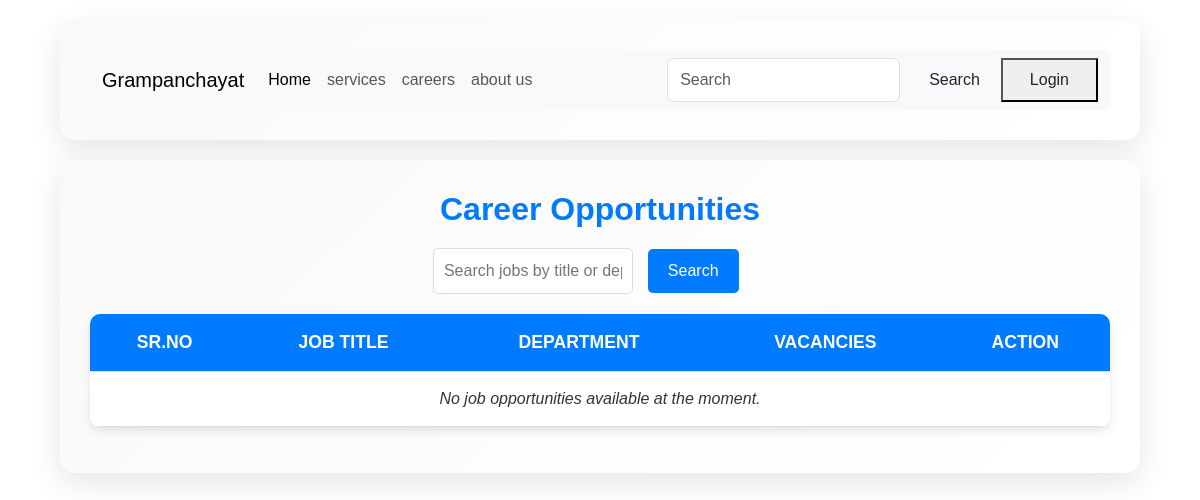
The page /careers/ on the database as committed earlier.
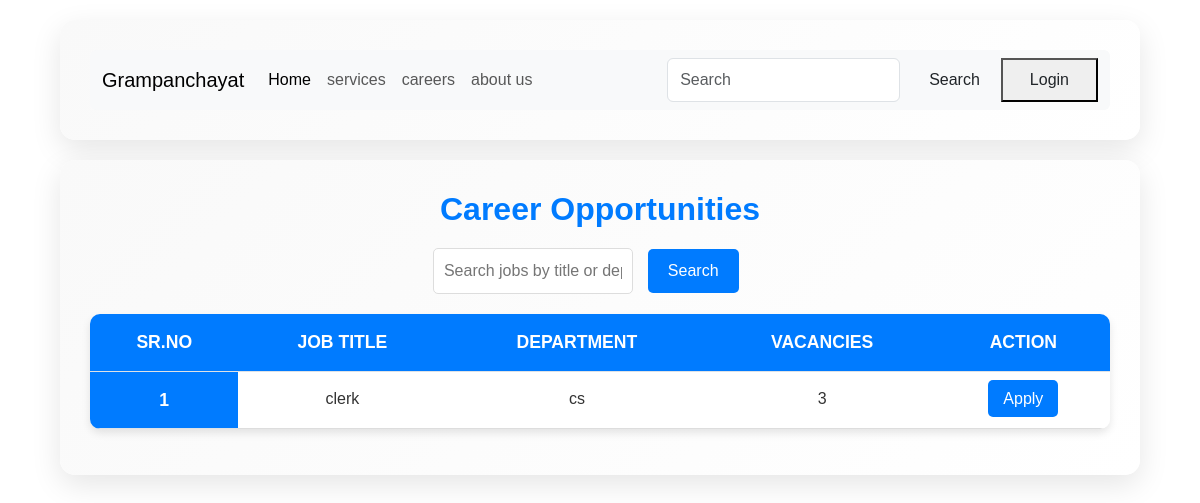
The same page on the database as committed later.
### home/models.py (models this page shows, shortened)
class Job(models.Model):
    title = models.CharField(max_length=200)  # Job Title
    department = models.CharField(max_length=100)  # Job Department
    vacancies = models.IntegerField()  # Number of Vacancies
    description = models.TextField()  # Job Description (Optional)
    created_at = models.DateTimeField(auto_now_add=True)  # Created Time

### home/views.py (the view)
# urls.py: path('careers/', careers, name='careers'),
def careers(request):
    search_query = request.GET.get('search', '')
    if search_query:
        jobs = Job.objects.filter(title__icontains=search_query)  # Search functionality
    else:
        jobs = Job.objects.all()  # Fetch all jobs
    return render(request, 'careers.html', {'jobs': jobs})

### home/templates/careers.html (shortened to what this page needs)
{% extends 'base.html' %}
{% block start %}
<div class="container">
    <h2>Career Opportunities</h2>
    <div class="search-filter">
        <form method="GET" action="/careers/">
            <input type="text" name="search" placeholder="Search jobs by title or department..." />
            <button type="submit">Search</button>
        </form>
    </div>
    <table class="table">
        <thead>
            <tr>
                <th scope="col">Sr.No</th>
                <th scope="col">Job Title</th>
                <th scope="col">Department</th>
                <th scope="col">Vacancies</th>
                <th scope="col">Action</th>
            </tr>
        </thead>
        <tbody>
            {% for job in jobs %}
                <tr>
                    <th scope="row">{{ forloop.counter }}</th>
                    <td>{{ job.title }}</td>
                    <td>{{ job.department }}</td>
                    <td>{{ job.vacancies }}</td>
                    <td><a href="{% url 'apply_page' job.id %}" class="btn-primary">Apply</a></td>
                </tr>
            {% empty %}
                <tr>
                    <td colspan="5" class="empty-row">No job opportunities available at the moment.</td>
                </tr>
            {% endfor %}
        </tbody>
    </table>
</div>
{% endblock %}

### home/templates/base.html (shortened to what this page needs)
{%load static%}
<!DOCTYPE html>
<html lang="en">
<head>
    <link rel="stylesheet" href="https://cdn.jsdelivr.net/npm/bootstrap@5.3.3/dist/css/bootstrap.min.css">
</head>
<body>
  <div class="container">
    <nav class="navbar navbar-expand-lg bg-body-tertiary rounded" aria-label="Eleventh navbar example">
        <div class="container-fluid">
          <a class="navbar-brand" href="#">Grampanchayat</a>
          <div class="collapse navbar-collapse" id="navbarsExample09">
            <ul class="navbar-nav me-auto mb-2 mb-lg-0">
              <li class="nav-item">
                <a class="nav-link active" aria-current="page" href="{% url 'home' %}">Home</a>
              </li>
              <li class="nav-item">
                <a class="nav-link" href="{% url 'services' %}">services</a>
              </li>
              <li class="nav-item">
                <a class="nav-link" href="{% url 'careers' %}">careers</a>
              </li>
              <li class="nav-item">
                <a class="nav-link" href="{% url 'about_us' %}">about us </a>
              </li>
            </ul>
            <form class= "d-flex" role="search">
              <input class="form-control me-2" type="search" placeholder="Search" aria-label="Search">
              <button class = "btn btn-outline- success mx-2" type="submit"> Search</button>
              {% if user.is_authenticated %}
              <button><a class = "btn btn-outline- success mx-2" href="{% url 'logout_page'%}">{{user.first_name}} </a></button>
              {% else %}
             <button> <a class = "btn btn-outline- success mx-2" href="{% url 'login_page'%}">Login </a> </button>
              {%endif%}
            </form>
          </div>
        </div>
      </nav>
    </div>
    {%block start%}
    {%endblock%}
</body>
</html>

### home/templates/careers.html (style rules this page uses)
.container { margin: auto; margin-top: 20px; padding: 30px; border-radius: 15px; box-shadow: 0 10px 30px rgba(0, 0, 0, 0.1); background: linear-gradient(135deg, #f9f9f9, #ffffff); width: 90%; font-family: 'Poppins', sans-serif; }
.container h2 { text-align: center; color: #007bff; margin-bottom: 20px; font-size: 2rem; font-weight: bold; }
.search-filter { display: flex; justify-content: center; margin-bottom: 20px; }
.search-filter input { width: 60%; padding: 10px; border: 1px solid #ddd; border-radius: 5px; margin-right: 10px; font-size: 1rem; }
.search-filter button { padding: 10px 20px; background-color: #007bff; color: white; border: none; border-radius: 5px; font-size: 1rem; cursor: pointer; transition: background-color 0.3s ease; }
.table { width: 100%; border-collapse: collapse; margin-top: 15px; background-color: white; border-radius: 10px; overflow: hidden; box-shadow: 0 4px 8px rgba(0, 0, 0, 0.1); }
.table th, .table td { padding: 15px; text-align: center; }
.table th { background-color: #007bff; color: white; font-size: 1.1rem; text-transform: uppercase; }
.table td { font-size: 1rem; color: #333; border-bottom: 1px solid #ddd; }
.btn-primary { background-color: #007bff; color: white; padding: 10px 15px; border: none; border-radius: 5px; text-decoration: none; font-size: 1rem; transition: background-color 0.3s ease; }

Rows that differ between the two databases and show on the page:
added Job: title "clerk", department "cs", vacancies "3"
Other text that changed with them:
text no longer shown: "No job opportunities available at the moment."
